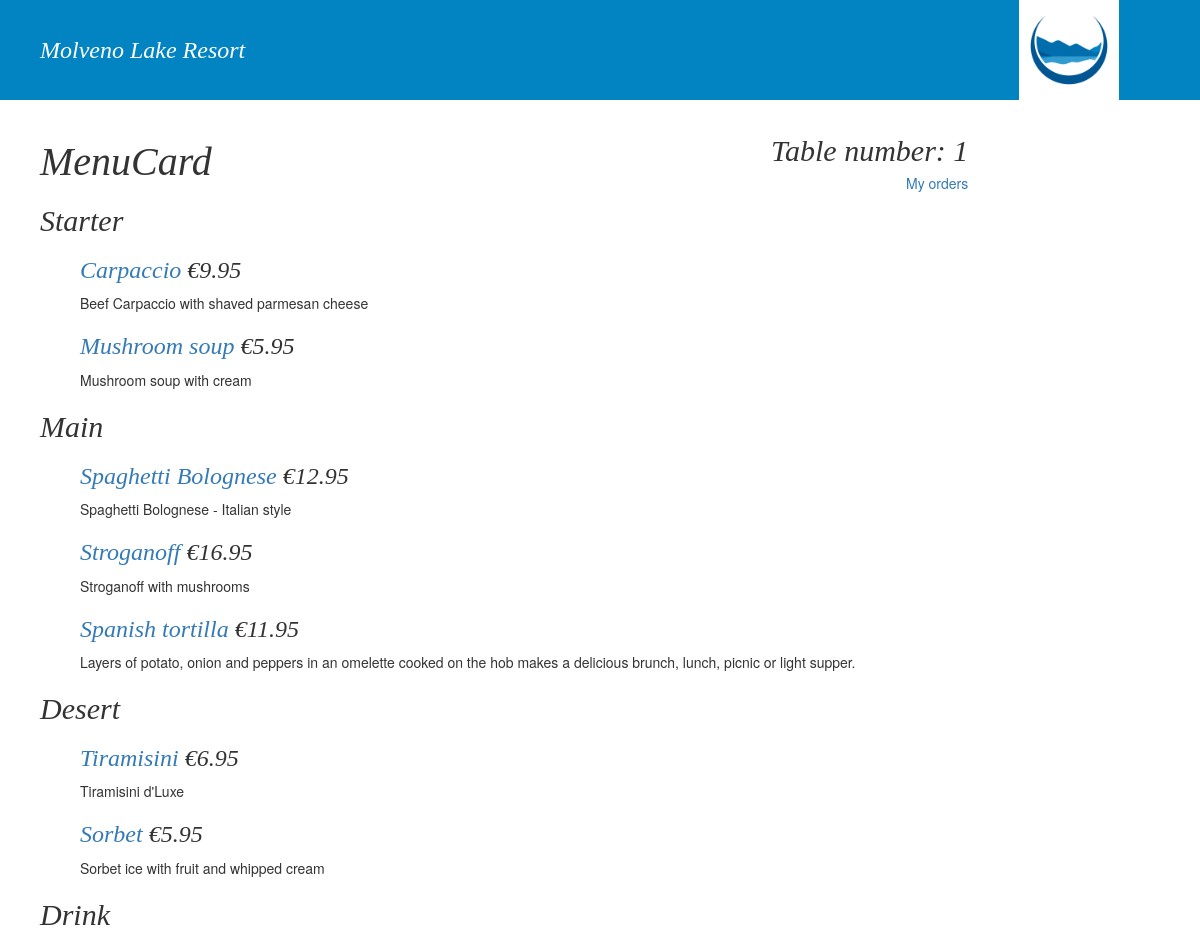
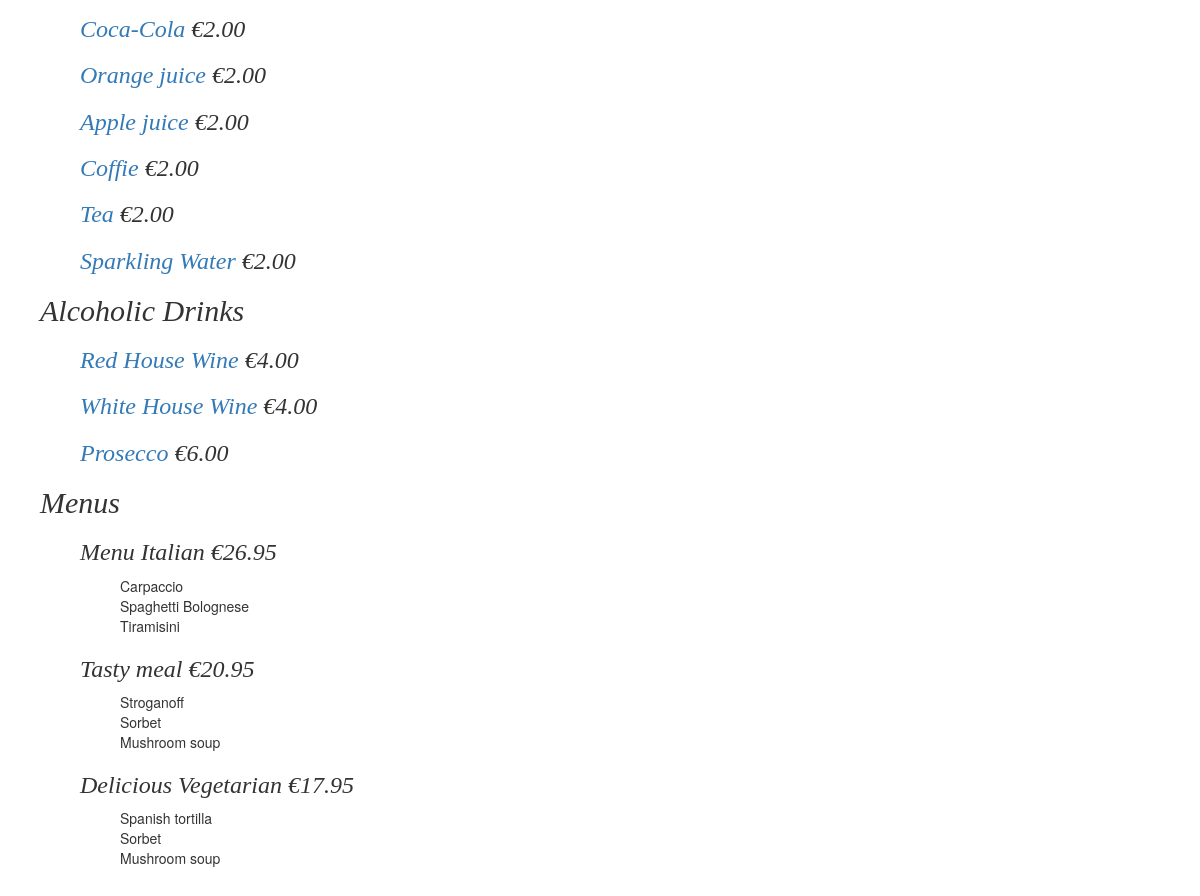
/menucard/1/, run on the app's committed database (2 pictures, top to bottom).
### restaurant/models.py (models this page shows, shortened)
class MenuItemAddition(models.Model):
    menu_card = models.ForeignKey(MenuCard, on_delete=models.CASCADE)
    menu_item = models.ForeignKey(MenuItem, on_delete=models.PROTECT)
    selling_price = models.DecimalField(max_digits=5, decimal_places=2, default=0)
    class Meta:
        verbose_name = 'Menu Item'
        verbose_name_plural = 'Menu items'

class MenuItem(models.Model):
    name = models.CharField(max_length=128)
    description = models.CharField(max_length=2000, blank = True)
    menu_item_type = models.ForeignKey('MenuItemType',
                                       on_delete=models.PROTECT)
    course_type = models.ForeignKey('CourseType',
                                    on_delete=models.PROTECT)
    recipe = models.TextField(blank = True)
    def _get_uplift(self):
        if self.course_type.course_type == 'Drink':
            value = 1.90
        else:
            value = 1.65
        return value
    uplift = property(_get_uplift)
    def _get_suggested_selling_price(self):
        r = 0
        allingredients = Ingredient.objects.filter(
            menu_item__in=MenuItem.objects.filter(name=self.name))
        for item in allingredients:
            if item.unit == 'KG' or item.unit == 'L' or item.unit == 'PCS':
                r += ((item.ingredient.price / item.ingredient.container_amount) * item.amount)
            if item.unit == 'G' or item.unit == 'ML':
                r += ((item.ingredient.price / item.ingredient.container_amount) * item.amount/1000)
            else:
                r += ((item.ingredient.price / item.ingredient.container_amount) * item.amount/1000000)
        return round(Decimal((float(r)*self.uplift)), 2)
    suggested_selling_price = property(_get_suggested_selling_price)

class CourseType(models.Model):
    course_type = models.CharField(max_length=200)
    def __str__(self):
        return self.course_type

class MenuAddition(models.Model):
    menu_card = models.ForeignKey(MenuCard, on_delete=models.CASCADE)
    menu = models.ForeignKey(Menu, on_delete=models.PROTECT)
    selling_price = models.DecimalField(max_digits=5, decimal_places=2, default=0)
    class Meta:
        verbose_name = 'Menu'
        verbose_name_plural = 'Menus'

class Menu(models.Model):
    name = models.CharField(max_length=128)
    menu_items = models.ManyToManyField(MenuItem)
    def _get_suggested_selling_price(self):
        r = 0
        for item in self.menu_items.all():
            r += item.suggested_selling_price
        return round(Decimal(r), 2)
    suggested_selling_price = property(_get_suggested_selling_price)

### restaurant/views.py (the view)
# urls.py: path('menucard/<int:table_id>/', views.MenuCardList.as_view(), name="menucard"),
class MenuCardList(TemplateView):
    template_name = "restaurant/menucard_list.html"
    def get_course_types(self):
        types = [i for i in CourseType.objects.all()]
        return types
    def get_queryset_items(self):
        course_types = self.get_course_types()
        course_type_lists = []
        i = 0
        for course_type in course_types:
            i += 1
            c = MenuItemAddition.objects.filter(menu_item__course_type=i)
            course_type_lists.append(c)
        return course_type_lists
    def get_queryset_menus(self):
        return MenuAddition.objects.all()
    def get_menu_items_on_menus(self):
        menus = self.get_queryset_menus()
        menu_courses_list = []
        menu_dict={}
        for menu in menus:
            d = [m.name for m in menu.menu.menu_items.all()]
            menu_dict[menu]=d
        return menu_dict
    def get_table_id(self, **kwargs):
        table_id = self.kwargs['table_id']
        return table_id
    def get_context_data(self, **kwargs):
        context = super().get_context_data(**kwargs)
        context['menucard_list'] = self.get_queryset_items()
        context['course_types'] = self.get_course_types()
        context['menu_types'] = self.get_queryset_menus()
        context['table_id'] = self.get_table_id()
        context['menu_courses'] = self.get_menu_items_on_menus()
        self.request.session['table_id'] = self.get_table_id()
        return context

### restaurant/templates/restaurant/menucard_list.html
{% extends 'restaurant/base.html' %}
{% block content %}
    <div class="text-right">
      <div class="molvenobrush text-medium"> Table number: {{table_id}}</div>
      <a href="{% url 'restaurant:orders' %}">My orders</a>
    </div>
      <h1 class="molvenobrush">MenuCard</h1>
      <div id="menu-items">
        {% for course in menucard_list %}
          {% if course %}
            <div class="no-bullets"><h2 class="molvenobrush">{{ course.0.menu_item.course_type }}</h2></div>
              <ul>
                {% for dish in course %}
                  <li class="no-bullets">
                    <h3 class="molvenobrush">
                      <a href="{% url 'restaurant:menu_item' dish.menu_item.id %}">{{ dish.menu_item.name }}</a>
                      <span> €{{dish.selling_price}}</span>
                    </h3>
                    <p class="menu-description">{{dish.menu_item.description}}</p>
                  </li>
                {% endfor %}
              </ul>
          {% endif %}
        {%empty%}
          <li>No menu items.</li>
      {%endfor%}
    </div>
    <div id="menus">
      <li class="no-bullets"> <h2 class="molvenobrush">Menus</h2></li>
      <div id="try">
        <ul>
        {% for key,value in menu_courses.items %}
          <li class="no-bullets">
          <h3 class="molvenobrush">
          <span>{{ key.menu.name }}</span>
          <span> €{{key.selling_price}}</span></li></h3>
          <ul>
            {% for v in value%}
              <li class="no-bullets">
                {{v}}
              </li>
            {% endfor %}
          </ul>
        {% endfor %}
      </ul>
    </div>
  </div>
{% endblock %}

### restaurant/static/restaurant/style/base.css (style rules this page uses)
.menu-description { font-size:14px; }
.molvenobrush { font-family: "Brush Script MT", cursive; font-style: italic; font-variant: normal; font-weight: 400; }
h1 { font-family: "Brush Script MT", cursive; font-style: italic; font-variant: normal; font-weight: 400; }
h1.molvenobrush, .text-big { font-size: 40px; }
h2.molvenobrush, .text-medium { font-size: 30px; }
h3.molvenobrush, .text-small { font-size: 24px; }
li.no-bullets { list-style: none; }
.text-right { float: right; }

### data on the page
MenuItemAddition: menu_item.course_type "Starter", menu_item.name "Carpaccio", selling_price "9.95", menu_item.description "Beef Carpaccio with shaved parmesan cheese"
MenuItemAddition: menu_item.name "Mushroom soup", selling_price "5.95", menu_item.description "Mushroom soup with cream"
MenuItemAddition: menu_item.course_type "Main", menu_item.name "Spaghetti Bolognese", selling_price "12.95", menu_item.description "Spaghetti Bolognese - Italian style"
MenuItemAddition: menu_item.name "Stroganoff", selling_price "16.95", menu_item.description "Stroganoff with mushrooms"
MenuItemAddition: menu_item.name "Spanish tortilla", selling_price "11.95", menu_item.description "Layers of potato, onion and peppers in an omelette cooked on the hob makes a delicious brunch, lunch, picnic or light supper."
MenuItemAddition: menu_item.course_type "Desert", menu_item.name "Tiramisini", selling_price "6.95", menu_item.description "Tiramisini d'Luxe"
MenuItemAddition: menu_item.name "Sorbet", selling_price "5.95", menu_item.description "Sorbet ice with fruit and whipped cream"
MenuItemAddition: menu_item.course_type "Drink", menu_item.name "Coca-Cola", selling_price "2.00"
MenuItemAddition: menu_item.name "Orange juice", selling_price "2.00"
MenuItemAddition: menu_item.name "Apple juice", selling_price "2.00"
MenuItemAddition: menu_item.name "Coffie", selling_price "2.00"
MenuItemAddition: menu_item.name "Tea", selling_price "2.00"
MenuItemAddition: menu_item.name "Sparkling Water", selling_price "2.00"
MenuItemAddition: menu_item.course_type "Alcoholic Drinks", menu_item.name "Red House Wine", selling_price "4.00"
MenuItemAddition: menu_item.name "White House Wine", selling_price "4.00"
MenuItemAddition: menu_item.name "Prosecco", selling_price "6.00"
MenuAddition: menu.name "Menu Italian", selling_price "26.95"
MenuItem: value "Carpaccio"
MenuItem: value "Spaghetti Bolognese"
MenuItem: value "Tiramisini"
MenuAddition: menu.name "Tasty meal", selling_price "20.95"
MenuItem: value "Stroganoff"
MenuItem: value "Sorbet" "Sorbet"
MenuItem: value "Mushroom soup" "Mushroom soup"
MenuAddition: menu.name "Delicious Vegetarian", selling_price "17.95"
MenuItem: value "Spanish tortilla"

### other printed values
{{ table_id }} "1"
